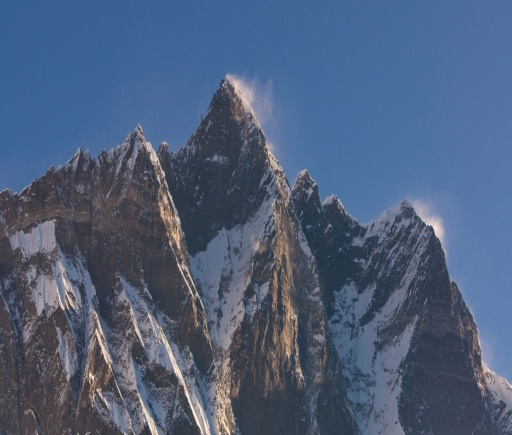
#> input picture lab2/image1.jpg, 512 x 435 px
$ python templateTask3.py
#> lines starting #> are read from the running program, lines starting #| are printed output that depends on the picture
# Template for lab02 task 3

import cv2
import math
import numpy as np
import sys

class SiftDetector():
    def __init__(self, norm="L2", params=None):
        self.detector=self.get_detector(params)
        self.norm=norm

    def get_detector(self, params):
        if params is None:
            params={}
            params["n_features"]=0
            params["n_octave_layers"]=3
            params["contrast_threshold"]=0.04
            params["edge_threshold"]=10
            params["sigma"]=1.6

        detector = cv2.xfeatures2d.SIFT_create(
                nfeatures=params["n_features"],
                nOctaveLayers=params["n_octave_layers"],
                contrastThreshold=params["contrast_threshold"],
                edgeThreshold=params["edge_threshold"],
                sigma=params["sigma"])

        return detector

# Rotate an image
#
# image: image to rotate
# x:     x-coordinate of point we wish to rotate around
# y:     y-coordinate of point we wish to rotate around
# angle: degrees to rotate image by
#
# Returns a rotated copy of the original image
def rotate(image, x, y, angle):
    # Source: https://www.pyimagesearch.com/2017/01/02/rotate-images-correctly-with-opencv-and-python/
    (h, w) = image.shape[:2]
    #(cX, cY) = (w // 2, h // 2)
    cX = x
    cY = y

    # grab the rotation matrix (rotates anticlockwise), then grab the
    # sine and cosine (i.e., the rotation components of the matrix)
    M = cv2.getRotationMatrix2D((cX, cY), angle, 1.0)
    cos = np.abs(M[0, 0])
    sin = np.abs(M[0, 1])
    # compute the new bounding dimensions of the image
    nW = int((h * sin) + (w * cos))
    nH = int((h * cos) + (w * sin))
    # adjust the rotation matrix to take into account translation
    M[0, 2] += (nW / 2) - cX
    M[1, 2] += (nH / 2) - cY
    # perform the actual rotation and return the image
    return cv2.warpAffine(image, M, (nW, nH))


# Get coordinates of center point.
#
# image:  Image that will be rotated
# return: (x, y) coordinates of point at center of image
def get_img_center(image):
    # Source: https://www.pyimagesearch.com/2017/01/02/rotate-images-correctly-with-opencv-and-python/
    # https://stackoverflow.com/questions/1535596/what-is-the-reason-for-having-in-python
    (h, w) = image.shape[:2]
    (cX, cY) = (w // 2, h // 2)
    return (cX, cY)

FILENAME = 'image1.jpg'

if __name__ == '__main__':
    # Read image with OpenCV and convert to grayscale
    # Initialize SIFT detector
    # Store SIFT keypoints of original image in a Numpy array

    # 1. Read image
    img1 = cv2.imread(FILENAME)
#> img1 is the input picture: shape (435, 512, 3); mean B, G, R 122.5, 94.9, 77.2
    # 2. Convert image to grayscale
    img1 = cv2.cvtColor(img1, cv2.COLOR_BGR2GRAY)
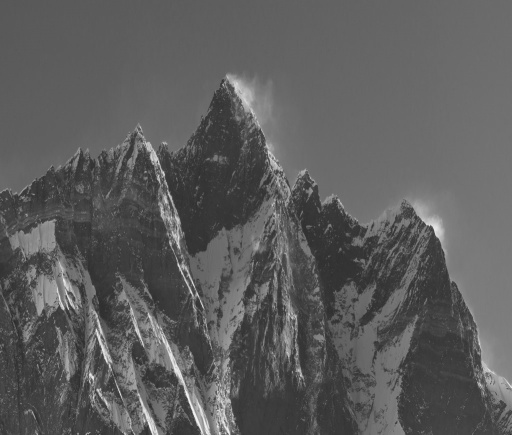
#> img1: shape (435, 512); min 39, max 245, mean 92.8
    # 3. Initialize SIFT detector
    sd = SiftDetector()
    # 4. Detect SIFT features
    kp1, des1 = sd.detector.detectAndCompute(img1,None)
#> kp1 = 1058 keypoints; strongest (x, y, size): (187, 395, 2.8), (63, 308, 2.2), (177, 371, 5.2), (154, 158, 6.4)
    # 5. Visualize detected features
    kp1_img = cv2.drawKeypoints(img1, kp1, None)
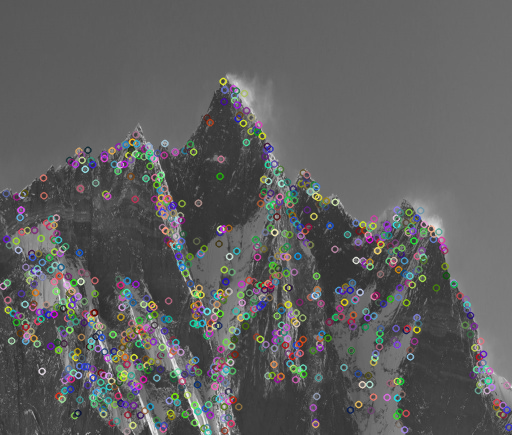
#> kp1_img: shape (435, 512, 3); mean of channels 0, 1, 2 95.3, 95.4, 95.4; drawn as B, G, R
    #cv2.imwrite('task3a_result.jpg', kp1_img)
    kp1_default_len = len(kp1)
#> kp1_default_len = 1058
    print('{}: {} keypoints (default)'.format(FILENAME, kp1_default_len))
#| image1.jpg: 1058 keypoints (default)

    #######################################################
    # center of image points. 'img_center' is in (Y, X) order. #(Skip this step for Task2)
    cx,cy = get_img_center(img1)
#> cx = 256; cy = 217

    # Degrees with which to rotate image. #(Skip this step for Task2)
    angle1 = 90 # (90: anticlockwise) (-90: clockwise)

    # Rotate image #(For Task2 , rescale the image)
    img2 = rotate(img1, cx, cy, angle1)
#> in rotate, `cX = x`: cX = 256
#> in rotate, `cY = y`: cY = 217
#> in rotate, `M = cv2.getRotationMatrix2D((cX, cY), angle, 1.0)`: M = [[6.12e-17, 1, 39], [-1, 6.12e-17, 473]]
#> in rotate, `cos = np.abs(M[0, 0])`: cos = 6.12e-17
#> in rotate, `sin = np.abs(M[0, 1])`: sin = 1
#> in rotate, `nW = int((h * sin) + (w * cos))`: nW = 435
#> in rotate, `nH = int((h * cos) + (w * sin))`: nH = 512
#> in rotate, `return cv2.warpAffine(image, M, (nW, nH))`:
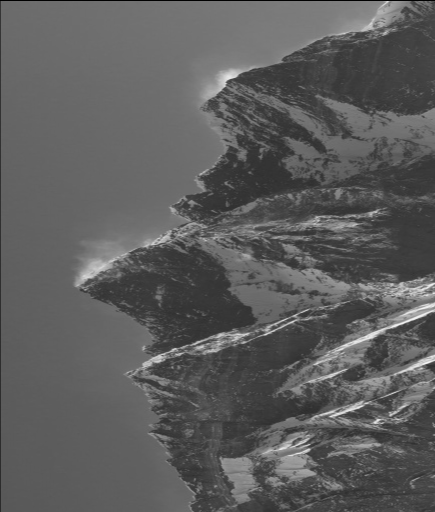
#> returned value: shape (512, 435); min 0, max 244, mean 92.7
    #cv2.imwrite('task3aii_result.jpg', img2)

    #(tweaked version of copy-pasted code from Task 2)
    # Compute SIFT features for rotated image #( For task2, rescaled image)
    params = {}
    params["n_features"]=0              # adjusted
    params["n_octave_layers"]=3
    params["contrast_threshold"]=0.0825   # adjusted for Task 1 conditions
    params["edge_threshold"]=10
    params["sigma"]=1.6
    kp2, des2 = sd.get_detector(params).detectAndCompute(img2,None)
#> kp2 = 233 keypoints; strongest (x, y, size): (372, 335, 5.2), (159, 358, 6.4), (308, 450, 2.5), (375, 422, 2.1)
    kp2_img = cv2.drawKeypoints(img2, kp2, None)
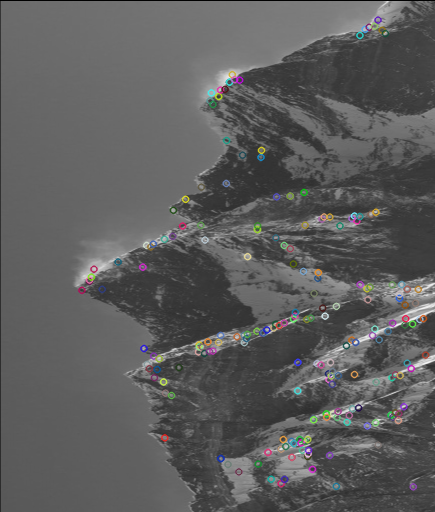
#> kp2_img: shape (512, 435, 3); mean of channels 0, 1, 2 92.8, 92.8, 92.8; drawn as B, G, R
    #cv2.imwrite('task2b_result.jpg', kp2_img)
    kp2_new_len = len(kp2)
#> kp2_new_len = 233
    print('{}: {} keypoints ({:.2f}%)'.format(FILENAME, kp2_new_len,
                                              kp2_new_len/kp1_default_len*100))
#| image1.jpg: 233 keypoints (22.02%)

    # BFMatcher with default params
    bf = cv2.BFMatcher(cv2.NORM_L2, crossCheck=False)
    matches = bf.knnMatch(des1,des2, k=2)   # k=2 for ratio test
#> matches = 1058 matches

    # Apply ratio test
    good = []
    for m,n in matches:
        if m.distance < 0.75*n.distance:
            good.append([m])
#> after the loop, good = 184 matches
    # cv2.drawMatchesKnn to draw matches
    # cv2.drawMatchesKnn expects list of lists as matches.
    kp3_img = cv2.drawMatchesKnn(img1,kp1,img2,kp2,good,None,flags=2)
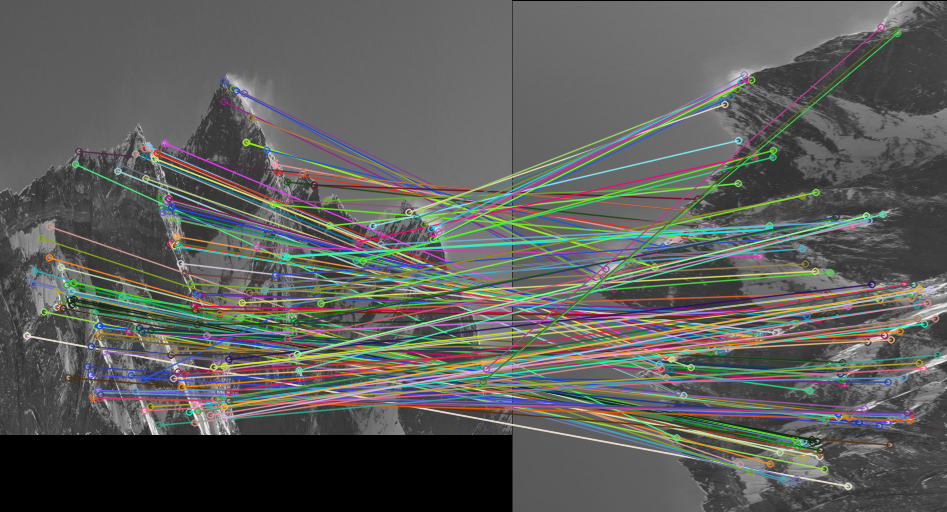
#> kp3_img: shape (512, 947, 3); mean of channels 0, 1, 2 90.2, 93.3, 92.2; drawn as B, G, R
    cv2.imwrite('task3c_result.jpg', kp3_img)

$ run again, with lab2/image2.jpg copied over lab2/image1.jpg
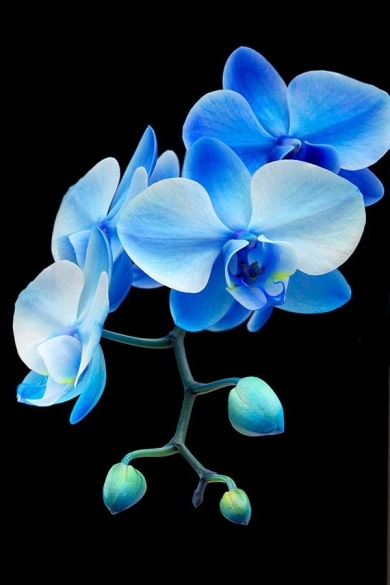
#> input picture lab2/image2.jpg, 390 x 585 px
#> img1 is the input picture: shape (585, 390, 3); mean B, G, R 76.9, 57.8, 33.8
#> img1: shape (585, 390)
#> kp1 = 375 keypoints; strongest (x, y, size): (254, 399, 32.7), (122, 480, 25), (109, 165, 12.1), (19, 399, 3.9)
#> kp1_default_len = 375
#| image1.jpg: 375 keypoints (default)
#> cx = 195; cy = 292
#> in rotate, `cX = x`: cX = 195
#> in rotate, `cY = y`: cY = 292
#> M = [[6.12e-17, 1, -97], [-1, 6.12e-17, 487]]
#> cos = 6.12e-17
#> sin = 1
#> nW = 585
#> nH = 390
#> kp2 = 207 keypoints; strongest (x, y, size): (400, 136, 32.7), (481, 268, 25), (501, 155, 18.1), (166, 282, 12.8)
#> `kp2_img = cv2.drawKeypoints(img2, kp2, None)`:
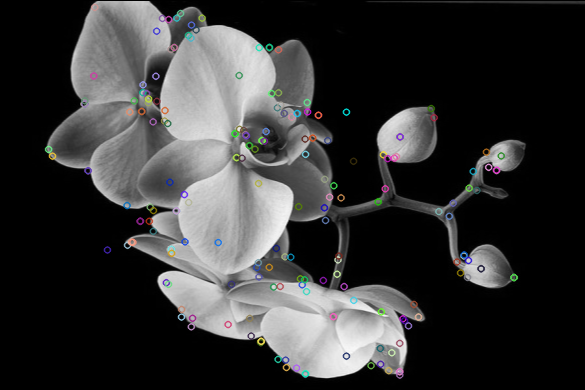
#> kp2_img: shape (390, 585, 3); mean of channels 0, 1, 2 53.5, 53.4, 53.3; drawn as B, G, R
#> kp2_new_len = 207
#| image1.jpg: 207 keypoints (55.20%)
#> matches = 375 matches
#> after the loop `for m,n in matches:`: good = 164 matches
#> `kp3_img = cv2.drawMatchesKnn(img1,kp1,img2,kp2,good,None,flags=2)`:
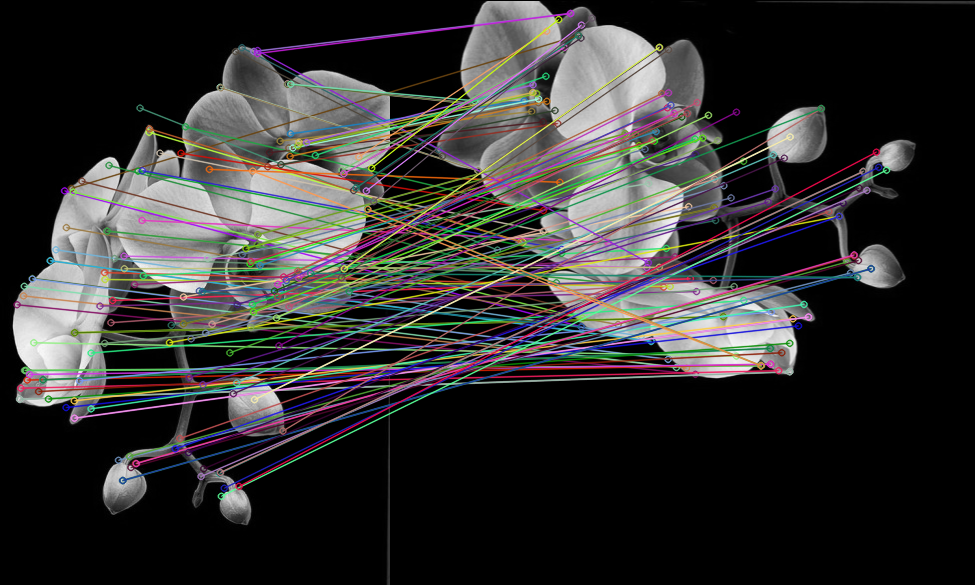
#> kp3_img: shape (585, 975, 3); mean of channels 0, 1, 2 48.5, 49.2, 50.3; drawn as B, G, R
